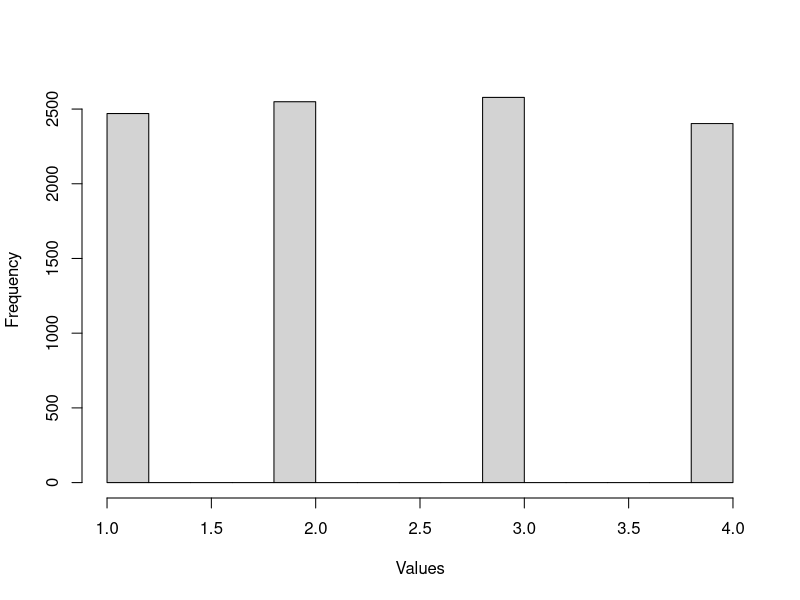

Reproduce this figure in R.
## ---- chunk 1
x <- c(1, 2, 3, 4)
## ---- chunk 2
out <- sample(x, 10000, replace=TRUE)
## ---- chunk 3
hist_out <- hist(out, main = '', xlab = 'Values', ylab = 'Frequency')
## ---- chunk 4
x <- c( 1, 2, 2, 3, 4, 1, 6, 7, 8, 10, 5, 5, 1, 4, 9 )
out1 <- sample(x, 10, replace=FALSE)
out2 <- sample(x, 10, replace=TRUE)
## ---- chunk 5
rolls_from_sample = sample(c(1:6), size=5000, replace=TRUE)
rolls_from_sample.int = sample(6, size=5000, replace=TRUE)

table(rolls_from_sample)
## ---- chunk 6
table(rolls_from_sample.int)
